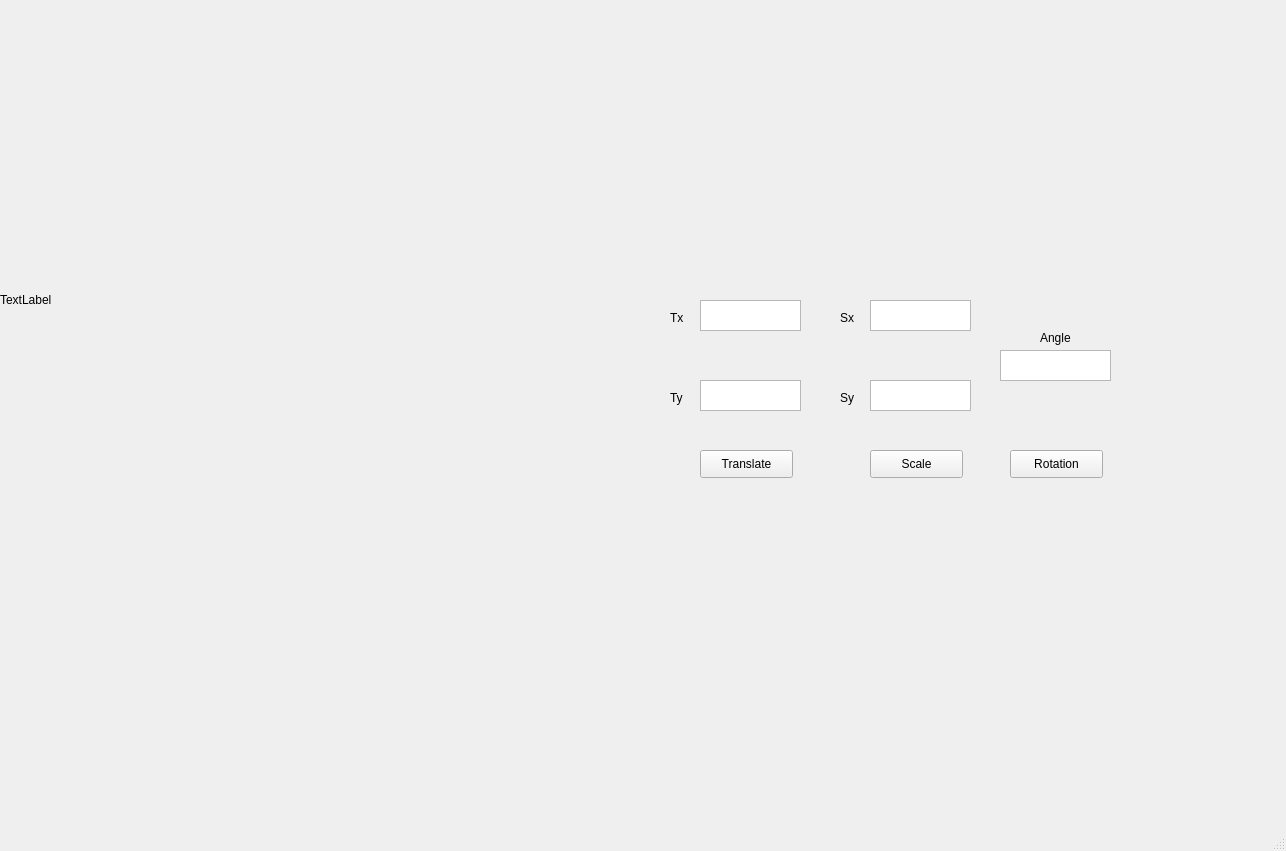
<?xml version="1.0" encoding="UTF-8"?>
<ui version="4.0">
 <class>MainWindow</class>
 <widget class="QMainWindow" name="MainWindow">
  <property name="geometry">
   <rect>
    <x>0</x>
    <y>0</y>
    <width>1286</width>
    <height>851</height>
   </rect>
  </property>
  <property name="windowTitle">
   <string>MainWindow</string>
  </property>
  <widget class="QWidget" name="centralwidget">
   <widget class="QLabel" name="label_3">
    <property name="geometry">
     <rect>
      <x>840</x>
      <y>310</y>
      <width>55</width>
      <height>16</height>
     </rect>
    </property>
    <property name="text">
     <string>Sx</string>
    </property>
   </widget>
   <widget class="QLabel" name="label">
    <property name="geometry">
     <rect>
      <x>670</x>
      <y>310</y>
      <width>55</width>
      <height>16</height>
     </rect>
    </property>
    <property name="text">
     <string>Tx</string>
    </property>
   </widget>
   <widget class="QTextEdit" name="textEdit_3">
    <property name="geometry">
     <rect>
      <x>870</x>
      <y>300</y>
      <width>101</width>
      <height>31</height>
     </rect>
    </property>
   </widget>
   <widget class="QLabel" name="label_4">
    <property name="geometry">
     <rect>
      <x>840</x>
      <y>390</y>
      <width>55</width>
      <height>16</height>
     </rect>
    </property>
    <property name="text">
     <string>Sy</string>
    </property>
   </widget>
   <widget class="QLabel" name="label_2">
    <property name="geometry">
     <rect>
      <x>670</x>
      <y>390</y>
      <width>55</width>
      <height>16</height>
     </rect>
    </property>
    <property name="text">
     <string>Ty</string>
    </property>
   </widget>
   <widget class="QTextEdit" name="textEdit">
    <property name="geometry">
     <rect>
      <x>700</x>
      <y>300</y>
      <width>101</width>
      <height>31</height>
     </rect>
    </property>
   </widget>
   <widget class="QTextEdit" name="textEdit_5">
    <property name="geometry">
     <rect>
      <x>1000</x>
      <y>350</y>
      <width>111</width>
      <height>31</height>
     </rect>
    </property>
   </widget>
   <widget class="QLabel" name="label_5">
    <property name="geometry">
     <rect>
      <x>1040</x>
      <y>330</y>
      <width>55</width>
      <height>16</height>
     </rect>
    </property>
    <property name="text">
     <string>Angle</string>
    </property>
   </widget>
   <widget class="QTextEdit" name="textEdit_4">
    <property name="geometry">
     <rect>
      <x>870</x>
      <y>380</y>
      <width>101</width>
      <height>31</height>
     </rect>
    </property>
   </widget>
   <widget class="QTextEdit" name="textEdit_2">
    <property name="geometry">
     <rect>
      <x>700</x>
      <y>380</y>
      <width>101</width>
      <height>31</height>
     </rect>
    </property>
   </widget>
   <widget class="QPushButton" name="pushButton_2">
    <property name="geometry">
     <rect>
      <x>870</x>
      <y>450</y>
      <width>93</width>
      <height>28</height>
     </rect>
    </property>
    <property name="text">
     <string>Scale</string>
    </property>
   </widget>
   <widget class="QPushButton" name="pushButton_3">
    <property name="geometry">
     <rect>
      <x>1010</x>
      <y>450</y>
      <width>93</width>
      <height>28</height>
     </rect>
    </property>
    <property name="text">
     <string>Rotation</string>
    </property>
   </widget>
   <widget class="QPushButton" name="pushButton">
    <property name="geometry">
     <rect>
      <x>700</x>
      <y>450</y>
      <width>93</width>
      <height>28</height>
     </rect>
    </property>
    <property name="text">
     <string>Translate</string>
    </property>
   </widget>
   <widget class="QLabel" name="label_6">
    <property name="geometry">
     <rect>
      <x>0</x>
      <y>0</y>
      <width>600</width>
      <height>600</height>
     </rect>
    </property>
    <property name="text">
     <string>TextLabel</string>
    </property>
   </widget>
  </widget>
  <widget class="QMenuBar" name="menubar">
   <property name="geometry">
    <rect>
     <x>0</x>
     <y>0</y>
     <width>1286</width>
     <height>26</height>
    </rect>
   </property>
  </widget>
  <widget class="QStatusBar" name="statusbar"/>
 </widget>
 <resources/>
 <connections/>
</ui>
